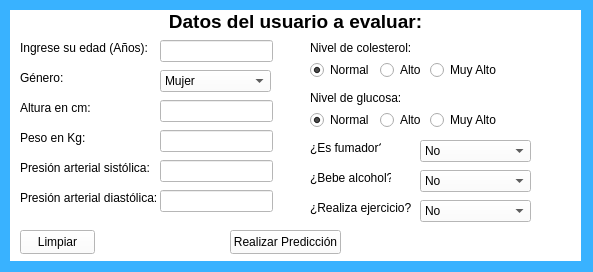
<?xml version="1.0" encoding="UTF-8"?>
<ui version="4.0">
 <class>CuadroMain</class>
 <widget class="QWidget" name="CuadroMain">
  <property name="geometry">
   <rect>
    <x>0</x>
    <y>0</y>
    <width>593</width>
    <height>272</height>
   </rect>
  </property>
  <property name="windowTitle">
   <string>CARDIAIGNOSTIC</string>
  </property>
  <property name="windowIcon">
   <iconset>
    <normaloff>icono.ico</normaloff>icono.ico</iconset>
  </property>
  <property name="styleSheet">
   <string notr="true">background-color: rgb(57, 178, 255);</string>
  </property>
  <widget class="QWidget" name="widget" native="true">
   <property name="geometry">
    <rect>
     <x>10</x>
     <y>10</y>
     <width>571</width>
     <height>251</height>
    </rect>
   </property>
   <property name="styleSheet">
    <string notr="true">background-color: rgb(255, 255, 255);</string>
   </property>
   <widget class="QLabel" name="label">
    <property name="geometry">
     <rect>
      <x>0</x>
      <y>0</y>
      <width>571</width>
      <height>21</height>
     </rect>
    </property>
    <property name="text">
     <string>&lt;html&gt;&lt;head/&gt;&lt;body&gt;&lt;p align=&quot;center&quot;&gt;&lt;span style=&quot; font-size:14pt; font-weight:700;&quot;&gt;Datos del usuario a evaluar:&lt;/span&gt;&lt;/p&gt;&lt;/body&gt;&lt;/html&gt;</string>
    </property>
   </widget>
   <widget class="QLabel" name="label_2">
    <property name="geometry">
     <rect>
      <x>10</x>
      <y>30</y>
      <width>131</width>
      <height>16</height>
     </rect>
    </property>
    <property name="text">
     <string>Ingrese su edad (Años):</string>
    </property>
   </widget>
   <widget class="QLineEdit" name="lineEditAnos">
    <property name="geometry">
     <rect>
      <x>150</x>
      <y>30</y>
      <width>113</width>
      <height>22</height>
     </rect>
    </property>
   </widget>
   <widget class="QComboBox" name="comboBoxGenero">
    <property name="geometry">
     <rect>
      <x>150</x>
      <y>60</y>
      <width>111</width>
      <height>22</height>
     </rect>
    </property>
    <item>
     <property name="text">
      <string>Mujer</string>
     </property>
    </item>
    <item>
     <property name="text">
      <string>Hombre</string>
     </property>
    </item>
   </widget>
   <widget class="QLabel" name="label_3">
    <property name="geometry">
     <rect>
      <x>10</x>
      <y>60</y>
      <width>131</width>
      <height>16</height>
     </rect>
    </property>
    <property name="text">
     <string>Género:</string>
    </property>
   </widget>
   <widget class="QLabel" name="label_4">
    <property name="geometry">
     <rect>
      <x>10</x>
      <y>90</y>
      <width>131</width>
      <height>16</height>
     </rect>
    </property>
    <property name="text">
     <string>Altura en cm:</string>
    </property>
   </widget>
   <widget class="QLineEdit" name="lineEditAltura">
    <property name="geometry">
     <rect>
      <x>150</x>
      <y>90</y>
      <width>113</width>
      <height>22</height>
     </rect>
    </property>
   </widget>
   <widget class="QLabel" name="label_5">
    <property name="geometry">
     <rect>
      <x>10</x>
      <y>120</y>
      <width>131</width>
      <height>16</height>
     </rect>
    </property>
    <property name="text">
     <string>Peso en Kg:</string>
    </property>
   </widget>
   <widget class="QLineEdit" name="lineEditPeso">
    <property name="geometry">
     <rect>
      <x>150</x>
      <y>120</y>
      <width>113</width>
      <height>22</height>
     </rect>
    </property>
   </widget>
   <widget class="QLabel" name="label_6">
    <property name="geometry">
     <rect>
      <x>10</x>
      <y>150</y>
      <width>131</width>
      <height>16</height>
     </rect>
    </property>
    <property name="text">
     <string>Presión arterial sistólica:</string>
    </property>
   </widget>
   <widget class="QLineEdit" name="lineEditSistolica">
    <property name="geometry">
     <rect>
      <x>150</x>
      <y>150</y>
      <width>113</width>
      <height>22</height>
     </rect>
    </property>
   </widget>
   <widget class="QLabel" name="label_7">
    <property name="geometry">
     <rect>
      <x>10</x>
      <y>180</y>
      <width>141</width>
      <height>16</height>
     </rect>
    </property>
    <property name="text">
     <string>Presión arterial diastólica:</string>
    </property>
   </widget>
   <widget class="QLineEdit" name="lineEditDiastolica">
    <property name="geometry">
     <rect>
      <x>150</x>
      <y>180</y>
      <width>113</width>
      <height>22</height>
     </rect>
    </property>
   </widget>
   <widget class="QLabel" name="label_8">
    <property name="geometry">
     <rect>
      <x>300</x>
      <y>30</y>
      <width>111</width>
      <height>16</height>
     </rect>
    </property>
    <property name="text">
     <string>Nivel de colesterol:</string>
    </property>
   </widget>
   <widget class="QLabel" name="label_9">
    <property name="geometry">
     <rect>
      <x>300</x>
      <y>80</y>
      <width>111</width>
      <height>16</height>
     </rect>
    </property>
    <property name="text">
     <string>Nivel de glucosa:</string>
    </property>
   </widget>
   <widget class="QRadioButton" name="radioButtonGluNor">
    <property name="geometry">
     <rect>
      <x>300</x>
      <y>100</y>
      <width>61</width>
      <height>20</height>
     </rect>
    </property>
    <property name="text">
     <string>Normal</string>
    </property>
    <property name="checked">
     <bool>true</bool>
    </property>
   </widget>
   <widget class="QRadioButton" name="radioButtonGluAlto">
    <property name="geometry">
     <rect>
      <x>370</x>
      <y>100</y>
      <width>51</width>
      <height>20</height>
     </rect>
    </property>
    <property name="text">
     <string>Alto</string>
    </property>
   </widget>
   <widget class="QRadioButton" name="radioButtonGluMAlto">
    <property name="geometry">
     <rect>
      <x>420</x>
      <y>100</y>
      <width>71</width>
      <height>20</height>
     </rect>
    </property>
    <property name="text">
     <string>Muy Alto</string>
    </property>
   </widget>
   <widget class="QLabel" name="label_10">
    <property name="geometry">
     <rect>
      <x>300</x>
      <y>130</y>
      <width>71</width>
      <height>16</height>
     </rect>
    </property>
    <property name="text">
     <string>¿Es fumador?</string>
    </property>
   </widget>
   <widget class="QComboBox" name="comboBoxFumador">
    <property name="geometry">
     <rect>
      <x>410</x>
      <y>130</y>
      <width>111</width>
      <height>22</height>
     </rect>
    </property>
    <item>
     <property name="text">
      <string>No</string>
     </property>
    </item>
    <item>
     <property name="text">
      <string>Si</string>
     </property>
    </item>
   </widget>
   <widget class="QLabel" name="label_11">
    <property name="geometry">
     <rect>
      <x>300</x>
      <y>160</y>
      <width>81</width>
      <height>16</height>
     </rect>
    </property>
    <property name="text">
     <string>¿Bebe alcohol?</string>
    </property>
   </widget>
   <widget class="QLabel" name="label_12">
    <property name="geometry">
     <rect>
      <x>300</x>
      <y>190</y>
      <width>101</width>
      <height>16</height>
     </rect>
    </property>
    <property name="text">
     <string>¿Realiza ejercicio?</string>
    </property>
   </widget>
   <widget class="QPushButton" name="pushButtonLimpiar">
    <property name="geometry">
     <rect>
      <x>10</x>
      <y>220</y>
      <width>75</width>
      <height>24</height>
     </rect>
    </property>
    <property name="text">
     <string>Limpiar</string>
    </property>
   </widget>
   <widget class="QPushButton" name="pushButtonPrediccion">
    <property name="geometry">
     <rect>
      <x>220</x>
      <y>220</y>
      <width>111</width>
      <height>24</height>
     </rect>
    </property>
    <property name="text">
     <string>Realizar Predicción</string>
    </property>
   </widget>
   <widget class="QComboBox" name="comboBoxAlcohol">
    <property name="geometry">
     <rect>
      <x>410</x>
      <y>160</y>
      <width>111</width>
      <height>22</height>
     </rect>
    </property>
    <item>
     <property name="text">
      <string>No</string>
     </property>
    </item>
    <item>
     <property name="text">
      <string>Si</string>
     </property>
    </item>
   </widget>
   <widget class="QComboBox" name="comboBoxEjercicio">
    <property name="geometry">
     <rect>
      <x>410</x>
      <y>190</y>
      <width>111</width>
      <height>22</height>
     </rect>
    </property>
    <item>
     <property name="text">
      <string>No</string>
     </property>
    </item>
    <item>
     <property name="text">
      <string>Si</string>
     </property>
    </item>
   </widget>
   <widget class="QWidget" name="widget_2" native="true">
    <property name="geometry">
     <rect>
      <x>290</x>
      <y>40</y>
      <width>211</width>
      <height>31</height>
     </rect>
    </property>
    <widget class="QRadioButton" name="radioButtonColNor">
     <property name="geometry">
      <rect>
       <x>10</x>
       <y>10</y>
       <width>61</width>
       <height>20</height>
      </rect>
     </property>
     <property name="text">
      <string>Normal</string>
     </property>
     <property name="checked">
      <bool>true</bool>
     </property>
    </widget>
    <widget class="QRadioButton" name="radioButtonColAlto">
     <property name="geometry">
      <rect>
       <x>80</x>
       <y>10</y>
       <width>51</width>
       <height>20</height>
      </rect>
     </property>
     <property name="text">
      <string>Alto</string>
     </property>
    </widget>
    <widget class="QRadioButton" name="radioButtonColMAlto">
     <property name="geometry">
      <rect>
       <x>130</x>
       <y>10</y>
       <width>71</width>
       <height>20</height>
      </rect>
     </property>
     <property name="text">
      <string>Muy Alto</string>
     </property>
    </widget>
   </widget>
   <zorder>label</zorder>
   <zorder>label_2</zorder>
   <zorder>lineEditAnos</zorder>
   <zorder>comboBoxGenero</zorder>
   <zorder>label_3</zorder>
   <zorder>label_4</zorder>
   <zorder>lineEditAltura</zorder>
   <zorder>label_5</zorder>
   <zorder>lineEditPeso</zorder>
   <zorder>label_6</zorder>
   <zorder>lineEditSistolica</zorder>
   <zorder>label_7</zorder>
   <zorder>lineEditDiastolica</zorder>
   <zorder>label_9</zorder>
   <zorder>radioButtonGluNor</zorder>
   <zorder>radioButtonGluAlto</zorder>
   <zorder>radioButtonGluMAlto</zorder>
   <zorder>label_10</zorder>
   <zorder>comboBoxFumador</zorder>
   <zorder>label_11</zorder>
   <zorder>label_12</zorder>
   <zorder>pushButtonLimpiar</zorder>
   <zorder>pushButtonPrediccion</zorder>
   <zorder>comboBoxAlcohol</zorder>
   <zorder>comboBoxEjercicio</zorder>
   <zorder>widget_2</zorder>
   <zorder>label_8</zorder>
  </widget>
 </widget>
 <resources>
  <include location="icono.qrc"/>
 </resources>
 <connections/>
</ui>
